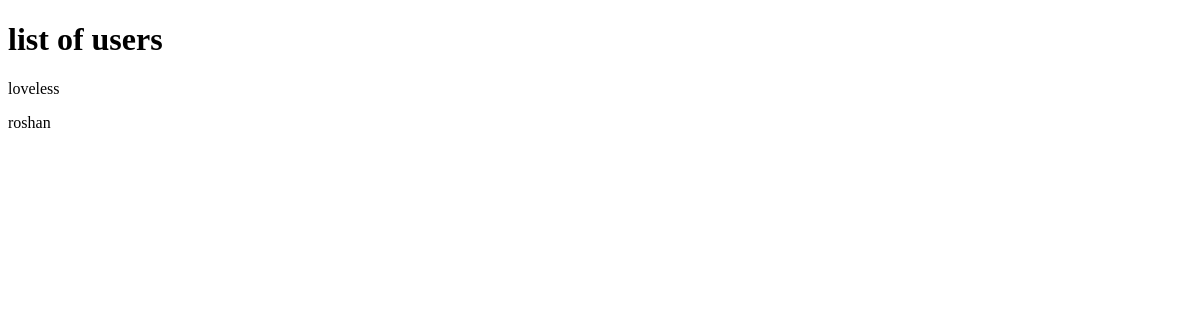
Page /registration/ on the earlier database version.
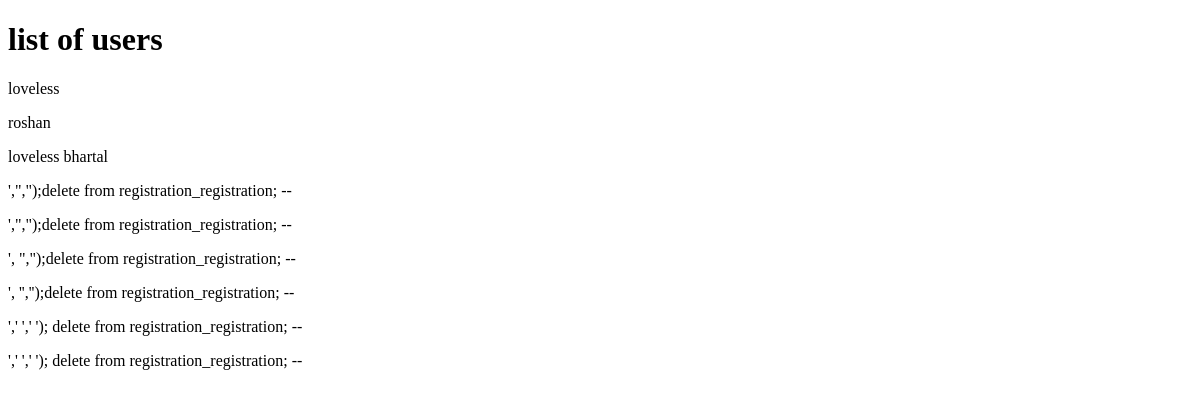
Same page on the later database version.
### registration/models.py (models this page shows)
class Registration(models.Model):
     name = models.CharField(max_length=100)
     email = models.EmailField(unique=True)
     password = models.CharField(max_length=128)

### registration/views.py (the view)
# urls.py: path('', views.list_user, name='homepage'),
def list_user(request):
    user=Registration.objects.all()
    user_input="<script>alert(`you are hacked . stealing cookies. ${document.cookie}`)</script>"
    return render(request, 'registration/index.html', {"user":user, "user_input": user_input})

### registration/templates/registration/index.html (shortened to what this page needs)
<!DOCTYPE html>
<html lang="en">
    <head>
    </head>
    <body>
        <h1>list of users</h1>
        {% for u in user %}<p>{{ u.name | safe }}</p>{% endfor %}
    </body>
</html>

Differences in the rows shown:
added Registration: name "loveless bhartal"
added Registration: name "',\",\");delete from registration_registration; --"
added Registration: name "',\",\");delete from registration_registration; --"
added Registration: name "', \",\");delete from registration_registration; --"
added Registration: name "', '','');delete from registration_registration; --"
added Registration: name "',' ',' '); delete from registration_registration; --"
added Registration: name "',' ',' '); delete from registration_registration; --"
